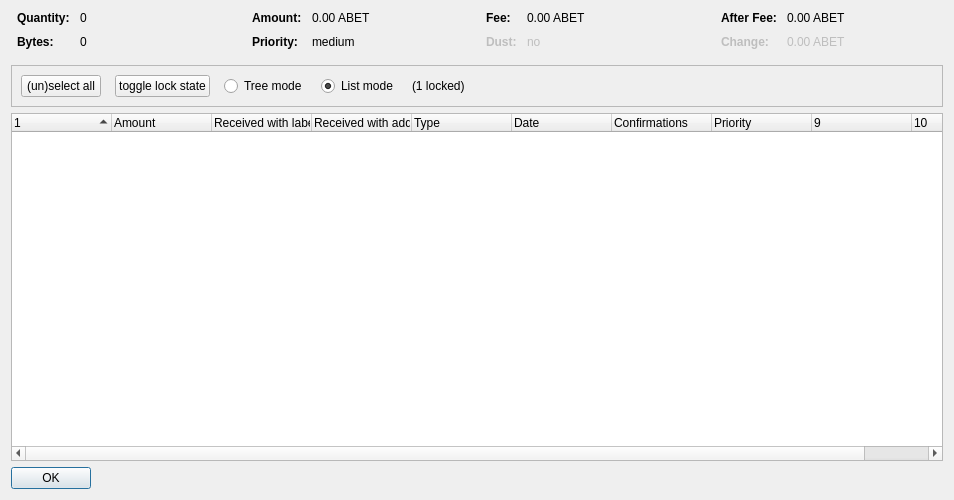
<?xml version="1.0" encoding="UTF-8"?>
<ui version="4.0">
 <class>CoinControlDialog</class>
 <widget class="QDialog" name="CoinControlDialog">
  <property name="geometry">
   <rect>
    <x>0</x>
    <y>0</y>
    <width>954</width>
    <height>500</height>
   </rect>
  </property>
  <property name="windowTitle">
   <string>Coin Selection</string>
  </property>
  <layout class="QVBoxLayout" name="verticalLayout">
   <item>
    <layout class="QHBoxLayout" name="horizontalLayoutTop" stretch="0,0,0,0">
     <property name="topMargin">
      <number>0</number>
     </property>
     <property name="bottomMargin">
      <number>10</number>
     </property>
     <item>
      <layout class="QFormLayout" name="formLayoutCoinControl1">
       <property name="horizontalSpacing">
        <number>10</number>
       </property>
       <property name="verticalSpacing">
        <number>10</number>
       </property>
       <property name="leftMargin">
        <number>6</number>
       </property>
       <property name="rightMargin">
        <number>6</number>
       </property>
       <item row="0" column="0">
        <widget class="QLabel" name="labelCoinControlQuantityText">
         <property name="font">
          <font>
           <weight>75</weight>
           <bold>true</bold>
          </font>
         </property>
         <property name="text">
          <string>Quantity:</string>
         </property>
        </widget>
       </item>
       <item row="0" column="1">
        <widget class="QLabel" name="labelCoinControlQuantity">
         <property name="cursor">
          <cursorShape>IBeamCursor</cursorShape>
         </property>
         <property name="contextMenuPolicy">
          <enum>Qt::ActionsContextMenu</enum>
         </property>
         <property name="text">
          <string notr="true">0</string>
         </property>
         <property name="textInteractionFlags">
          <set>Qt::LinksAccessibleByMouse|Qt::TextSelectableByKeyboard|Qt::TextSelectableByMouse</set>
         </property>
        </widget>
       </item>
       <item row="1" column="0">
        <widget class="QLabel" name="labelCoinControlBytesText">
         <property name="font">
          <font>
           <weight>75</weight>
           <bold>true</bold>
          </font>
         </property>
         <property name="text">
          <string>Bytes:</string>
         </property>
        </widget>
       </item>
       <item row="1" column="1">
        <widget class="QLabel" name="labelCoinControlBytes">
         <property name="cursor">
          <cursorShape>IBeamCursor</cursorShape>
         </property>
         <property name="contextMenuPolicy">
          <enum>Qt::ActionsContextMenu</enum>
         </property>
         <property name="text">
          <string notr="true">0</string>
         </property>
         <property name="textInteractionFlags">
          <set>Qt::LinksAccessibleByMouse|Qt::TextSelectableByKeyboard|Qt::TextSelectableByMouse</set>
         </property>
        </widget>
       </item>
      </layout>
     </item>
     <item>
      <layout class="QFormLayout" name="formLayoutCoinControl2">
       <property name="horizontalSpacing">
        <number>10</number>
       </property>
       <property name="verticalSpacing">
        <number>10</number>
       </property>
       <property name="leftMargin">
        <number>6</number>
       </property>
       <property name="rightMargin">
        <number>6</number>
       </property>
       <item row="0" column="0">
        <widget class="QLabel" name="labelCoinControlAmountText">
         <property name="font">
          <font>
           <weight>75</weight>
           <bold>true</bold>
          </font>
         </property>
         <property name="text">
          <string>Amount:</string>
         </property>
        </widget>
       </item>
       <item row="0" column="1">
        <widget class="QLabel" name="labelCoinControlAmount">
         <property name="cursor">
          <cursorShape>IBeamCursor</cursorShape>
         </property>
         <property name="contextMenuPolicy">
          <enum>Qt::ActionsContextMenu</enum>
         </property>
         <property name="text">
          <string notr="true">0.00 ABET</string>
         </property>
         <property name="textInteractionFlags">
          <set>Qt::LinksAccessibleByMouse|Qt::TextSelectableByKeyboard|Qt::TextSelectableByMouse</set>
         </property>
        </widget>
       </item>
       <item row="1" column="0">
        <widget class="QLabel" name="labelCoinControlPriorityText">
         <property name="font">
          <font>
           <weight>75</weight>
           <bold>true</bold>
          </font>
         </property>
         <property name="text">
          <string>Priority:</string>
         </property>
        </widget>
       </item>
       <item row="1" column="1">
        <widget class="QLabel" name="labelCoinControlPriority">
         <property name="cursor">
          <cursorShape>IBeamCursor</cursorShape>
         </property>
         <property name="contextMenuPolicy">
          <enum>Qt::ActionsContextMenu</enum>
         </property>
         <property name="text">
          <string>medium</string>
         </property>
         <property name="textInteractionFlags">
          <set>Qt::LinksAccessibleByMouse|Qt::TextSelectableByKeyboard|Qt::TextSelectableByMouse</set>
         </property>
        </widget>
       </item>
      </layout>
     </item>
     <item>
      <layout class="QFormLayout" name="formLayoutCoinControl3">
       <property name="horizontalSpacing">
        <number>10</number>
       </property>
       <property name="verticalSpacing">
        <number>10</number>
       </property>
       <property name="leftMargin">
        <number>6</number>
       </property>
       <property name="rightMargin">
        <number>6</number>
       </property>
       <item row="0" column="0">
        <widget class="QLabel" name="labelCoinControlFeeText">
         <property name="font">
          <font>
           <weight>75</weight>
           <bold>true</bold>
          </font>
         </property>
         <property name="text">
          <string>Fee:</string>
         </property>
        </widget>
       </item>
       <item row="0" column="1">
        <widget class="QLabel" name="labelCoinControlFee">
         <property name="cursor">
          <cursorShape>IBeamCursor</cursorShape>
         </property>
         <property name="contextMenuPolicy">
          <enum>Qt::ActionsContextMenu</enum>
         </property>
         <property name="text">
          <string notr="true">0.00 ABET</string>
         </property>
         <property name="textInteractionFlags">
          <set>Qt::LinksAccessibleByMouse|Qt::TextSelectableByKeyboard|Qt::TextSelectableByMouse</set>
         </property>
        </widget>
       </item>
       <item row="1" column="0">
        <widget class="QLabel" name="labelCoinControlLowOutputText">
         <property name="enabled">
          <bool>false</bool>
         </property>
         <property name="font">
          <font>
           <weight>75</weight>
           <bold>true</bold>
          </font>
         </property>
         <property name="text">
          <string>Dust:</string>
         </property>
        </widget>
       </item>
       <item row="1" column="1">
        <widget class="QLabel" name="labelCoinControlLowOutput">
         <property name="enabled">
          <bool>false</bool>
         </property>
         <property name="cursor">
          <cursorShape>IBeamCursor</cursorShape>
         </property>
         <property name="contextMenuPolicy">
          <enum>Qt::ActionsContextMenu</enum>
         </property>
         <property name="text">
          <string>no</string>
         </property>
         <property name="textInteractionFlags">
          <set>Qt::LinksAccessibleByMouse|Qt::TextSelectableByKeyboard|Qt::TextSelectableByMouse</set>
         </property>
        </widget>
       </item>
      </layout>
     </item>
     <item>
      <layout class="QFormLayout" name="formLayoutCoinControl4">
       <property name="horizontalSpacing">
        <number>10</number>
       </property>
       <property name="verticalSpacing">
        <number>10</number>
       </property>
       <property name="leftMargin">
        <number>6</number>
       </property>
       <property name="rightMargin">
        <number>6</number>
       </property>
       <item row="0" column="0">
        <widget class="QLabel" name="labelCoinControlAfterFeeText">
         <property name="font">
          <font>
           <weight>75</weight>
           <bold>true</bold>
          </font>
         </property>
         <property name="text">
          <string>After Fee:</string>
         </property>
        </widget>
       </item>
       <item row="0" column="1">
        <widget class="QLabel" name="labelCoinControlAfterFee">
         <property name="cursor">
          <cursorShape>IBeamCursor</cursorShape>
         </property>
         <property name="contextMenuPolicy">
          <enum>Qt::ActionsContextMenu</enum>
         </property>
         <property name="text">
          <string notr="true">0.00 ABET</string>
         </property>
         <property name="textInteractionFlags">
          <set>Qt::LinksAccessibleByMouse|Qt::TextSelectableByKeyboard|Qt::TextSelectableByMouse</set>
         </property>
        </widget>
       </item>
       <item row="1" column="0">
        <widget class="QLabel" name="labelCoinControlChangeText">
         <property name="enabled">
          <bool>false</bool>
         </property>
         <property name="font">
          <font>
           <weight>75</weight>
           <bold>true</bold>
          </font>
         </property>
         <property name="text">
          <string>Change:</string>
         </property>
        </widget>
       </item>
       <item row="1" column="1">
        <widget class="QLabel" name="labelCoinControlChange">
         <property name="enabled">
          <bool>false</bool>
         </property>
         <property name="cursor">
          <cursorShape>IBeamCursor</cursorShape>
         </property>
         <property name="contextMenuPolicy">
          <enum>Qt::ActionsContextMenu</enum>
         </property>
         <property name="text">
          <string notr="true">0.00 ABET</string>
         </property>
         <property name="textInteractionFlags">
          <set>Qt::LinksAccessibleByMouse|Qt::TextSelectableByKeyboard|Qt::TextSelectableByMouse</set>
         </property>
        </widget>
       </item>
      </layout>
     </item>
    </layout>
   </item>
   <item>
    <widget class="QFrame" name="frame">
     <property name="minimumSize">
      <size>
       <width>0</width>
       <height>40</height>
      </size>
     </property>
     <property name="frameShape">
      <enum>QFrame::StyledPanel</enum>
     </property>
     <property name="frameShadow">
      <enum>QFrame::Sunken</enum>
     </property>
     <layout class="QHBoxLayout" name="horizontalLayout">
      <item>
       <layout class="QHBoxLayout" name="horizontalLayoutPanel" stretch="0,0,0,0,0,0">
        <property name="spacing">
         <number>14</number>
        </property>
        <item>
         <widget class="QPushButton" name="pushButtonSelectAll">
          <property name="sizePolicy">
           <sizepolicy hsizetype="Maximum" vsizetype="Fixed">
            <horstretch>0</horstretch>
            <verstretch>0</verstretch>
           </sizepolicy>
          </property>
          <property name="text">
           <string>(un)select all</string>
          </property>
          <property name="autoDefault">
           <bool>false</bool>
          </property>
         </widget>
        </item>
        <item>
         <widget class="QPushButton" name="pushButtonToggleLock">
          <property name="sizePolicy">
           <sizepolicy hsizetype="Maximum" vsizetype="Fixed">
            <horstretch>0</horstretch>
            <verstretch>0</verstretch>
           </sizepolicy>
          </property>
          <property name="text">
           <string>toggle lock state</string>
          </property>
          <property name="autoDefault">
           <bool>false</bool>
          </property>
         </widget>
        </item>
        <item>
         <widget class="QRadioButton" name="radioTreeMode">
          <property name="sizePolicy">
           <sizepolicy hsizetype="Maximum" vsizetype="Fixed">
            <horstretch>0</horstretch>
            <verstretch>0</verstretch>
           </sizepolicy>
          </property>
          <property name="text">
           <string>Tree mode</string>
          </property>
         </widget>
        </item>
        <item>
         <widget class="QRadioButton" name="radioListMode">
          <property name="sizePolicy">
           <sizepolicy hsizetype="Maximum" vsizetype="Fixed">
            <horstretch>0</horstretch>
            <verstretch>0</verstretch>
           </sizepolicy>
          </property>
          <property name="text">
           <string>List mode</string>
          </property>
          <property name="checked">
           <bool>true</bool>
          </property>
         </widget>
        </item>
        <item>
         <widget class="QLabel" name="labelLocked">
          <property name="text">
           <string>(1 locked)</string>
          </property>
         </widget>
        </item>
        <item>
         <spacer name="horizontalSpacer">
          <property name="orientation">
           <enum>Qt::Horizontal</enum>
          </property>
          <property name="sizeHint" stdset="0">
           <size>
            <width>40</width>
            <height>20</height>
           </size>
          </property>
         </spacer>
        </item>
       </layout>
      </item>
     </layout>
    </widget>
   </item>
   <item>
    <widget class="CoinControlTreeWidget" name="treeWidget">
     <property name="contextMenuPolicy">
      <enum>Qt::CustomContextMenu</enum>
     </property>
     <property name="sortingEnabled">
      <bool>false</bool>
     </property>
     <property name="columnCount">
      <number>10</number>
     </property>
     <attribute name="headerShowSortIndicator" stdset="0">
      <bool>true</bool>
     </attribute>
     <attribute name="headerStretchLastSection">
      <bool>false</bool>
     </attribute>
     <column>
      <property name="text">
       <string/>
      </property>
     </column>
     <column>
      <property name="text">
       <string>Amount</string>
      </property>
     </column>
     <column>
      <property name="text">
       <string>Received with label</string>
      </property>
     </column>
     <column>
      <property name="text">
       <string>Received with address</string>
      </property>
     </column>
     <column>
      <property name="text">
       <string>Type</string>
      </property>
     </column>
     <column>
      <property name="text">
       <string>Date</string>
      </property>
     </column>
     <column>
      <property name="text">
       <string>Confirmations</string>
      </property>
      <property name="toolTip">
       <string>Confirmed</string>
      </property>
     </column>
     <column>
      <property name="text">
       <string>Priority</string>
      </property>
     </column>
     <column>
      <property name="text">
       <string/>
      </property>
     </column>
     <column>
      <property name="text">
       <string/>
      </property>
     </column>
    </widget>
   </item>
   <item>
    <widget class="QDialogButtonBox" name="buttonBox">
     <property name="sizePolicy">
      <sizepolicy hsizetype="Maximum" vsizetype="Fixed">
       <horstretch>0</horstretch>
       <verstretch>0</verstretch>
      </sizepolicy>
     </property>
     <property name="orientation">
      <enum>Qt::Horizontal</enum>
     </property>
     <property name="standardButtons">
      <set>QDialogButtonBox::Ok</set>
     </property>
    </widget>
   </item>
  </layout>
 </widget>
 <customwidgets>
  <customwidget>
   <class>CoinControlTreeWidget</class>
   <extends>QTreeWidget</extends>
   <header>coincontroltreewidget.h</header>
  </customwidget>
 </customwidgets>
 <resources/>
 <connections/>
</ui>
